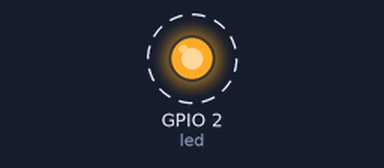
This program was run on a simulated ESP32 board running MicroPython. On the bench: output pins drawn as LEDs (lit = HIGH). Dashed ring = blinking. At 67.4 s the program stops and its outputs stay as they are.

Above: at 0.2 s.
Timing chart, 0 to 3.0 s (numbered marks = the images above):
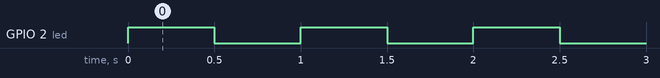

The program:

blinking.py
```python
import time
from machine import Pin, PWM

led = Pin(2, Pin.OUT)


for _ in range(5):
    led.value(1)
    time.sleep(1/2)
    led.value(0)
    time.sleep(1/2)

for _ in range(5000):
    led.value(1)
    time.sleep(2/1000)
    led.value(0)
    time.sleep(1/1000)

led.value(0)
time.sleep(1)

for _ in range(5000):
    led.value(1)
    time.sleep(1/1000)
    led.value(0)
    time.sleep(2/1000)

led.value(0)
time.sleep(1)

pwm = PWM(led, freq=50, duty=512)
time.sleep(10)
pwm.deinit()

pwm = PWM(led, freq=50, duty=256)
time.sleep(10)
pwm.freq(1)
pwm.duty(256)
time.sleep(10)
pwm.freq(100)
```

Measured:
- by itself, GPIO 2 (led): alternates HIGH for 0.50 s and LOW for 0.50 s, 10 changes in all, then stays LOW
